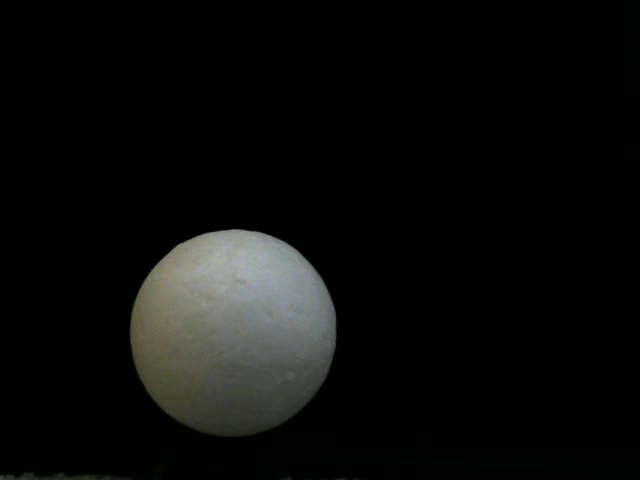
#> input picture frame 197 of output.avi, 640 x 480 px
$ python Q2_A_Part2.py
#> lines starting #> are read from the running program, lines starting #| are printed output that depends on the picture
import cv2
import numpy as np
import random

def compute_SAD(block1, block2):
    return np.sum(np.abs(block1 - block2))

def block_matching(frame1, frame2, block_size, search_radius):
    height, width = frame1.shape
    motion_vectors = np.zeros(((height // block_size), (width // block_size), 2))

    for i in range(0, height, block_size):
        for j in range(0, width, block_size):
            reference_block = frame1[i:i + block_size, j:j + block_size]
            min_SAD = float('inf')
            best_match = (0, 0)

            for dx in range(-search_radius, search_radius + 1):
                for dy in range(-search_radius, search_radius + 1):
                    x_offset = i + dx
                    y_offset = j + dy

                    if 0 <= x_offset <= height - block_size and 0 <= y_offset <= width - block_size:
                        candidate_block = frame2[x_offset:x_offset + block_size, y_offset:y_offset + block_size]
                        sad = compute_SAD(reference_block, candidate_block)
                        if sad < min_SAD:
                            min_SAD = sad
                            best_match = (dx, dy)

            motion_vectors[i // block_size, j // block_size] = best_match

    return motion_vectors

def extract_frames(video_path, random_frame):
#> called with video_path = 'output.avi', random_frame = 197
    cap = cv2.VideoCapture(video_path)
    total_frames = int(cap.get(cv2.CAP_PROP_FRAME_COUNT))

    # Ensure the random frame is such that a next frame exists
    if random_frame >= total_frames - 1:
        random_frame = total_frames - 2

    cap.set(cv2.CAP_PROP_POS_FRAMES, random_frame)
    ret, frame1 = cap.read()
#> frame1 is the input picture: shape (480, 640, 3); mean B, G, R 10.8, 12.7, 11.4
    ret, frame2 = cap.read()
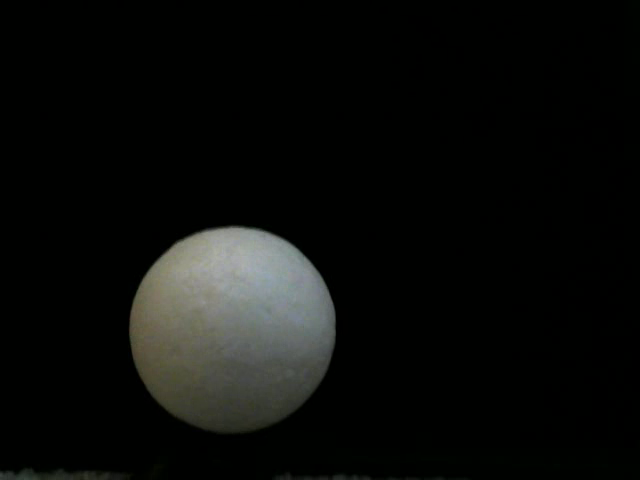
#> input picture frame 198 of output.avi, 640 x 480 px
#> frame2 is the input picture: shape (480, 640, 3); mean B, G, R 10.9, 12.7, 11.5
    cap.release()

    if ret:
        frame1_gray = cv2.cvtColor(frame1, cv2.COLOR_BGR2GRAY)
        frame2_gray = cv2.cvtColor(frame2, cv2.COLOR_BGR2GRAY)
        return frame1_gray, frame2_gray
    else:
        raise Exception("Failed to extract frames")

# Load video and choose a random frame
video_path = 'output.avi'
cap = cv2.VideoCapture(video_path)
total_frames = int(cap.get(cv2.CAP_PROP_FRAME_COUNT))
random_frame = random.randint(0, total_frames - 2)  # Ensuring there is a next frame
frame1, frame2 = extract_frames(video_path, random_frame)

# Set parameters
block_size = 8
search_radius = 4

# Compute motion vectors
motion_vectors = block_matching(frame1, frame2, block_size, search_radius)
print("Motion Vectors:")
print(motion_vectors)
#> (printed output is left out)
import cv2
import numpy as np
import random
import matplotlib.pyplot as plt

def compute_SAD(block1, block2):
    return np.sum(np.abs(block1 - block2))

def block_matching(frame1, frame2, block_size, search_radius):
    height, width = frame1.shape
    motion_vectors = np.zeros(((height // block_size), (width // block_size), 2))

    for i in range(0, height, block_size):
        for j in range(0, width, block_size):
            reference_block = frame1[i:i + block_size, j:j + block_size]
            min_SAD = float('inf')
            best_match = (0, 0)

            for dx in range(-search_radius, search_radius + 1):
                for dy in range(-search_radius, search_radius + 1):
                    x_offset = i + dx
                    y_offset = j + dy

                    if 0 <= x_offset <= height - block_size and 0 <= y_offset <= width - block_size:
                        candidate_block = frame2[x_offset:x_offset + block_size, y_offset:y_offset + block_size]
                        sad = compute_SAD(reference_block, candidate_block)
                        if sad < min_SAD:
                            min_SAD = sad
                            best_match = (dx, dy)

            motion_vectors[i // block_size, j // block_size] = best_match

    return motion_vectors

def extract_frames(video_path, random_frame):
#> called with video_path = 'output.avi', random_frame = 215
    cap = cv2.VideoCapture(video_path)
    total_frames = int(cap.get(cv2.CAP_PROP_FRAME_COUNT))

    if random_frame >= total_frames - 1:
        random_frame = total_frames - 2

    cap.set(cv2.CAP_PROP_POS_FRAMES, random_frame)
    ret, frame1 = cap.read()
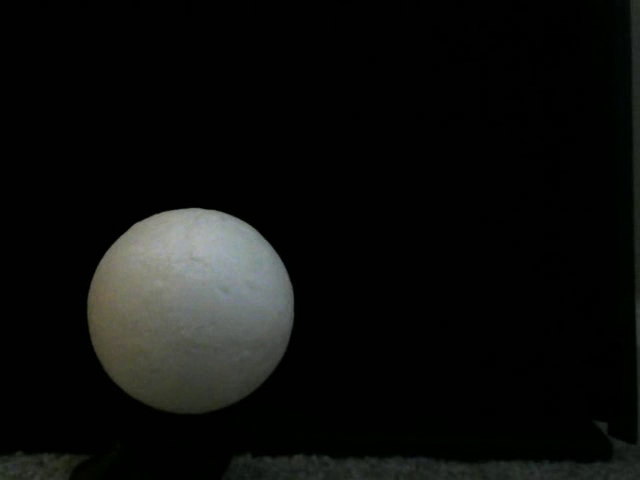
#> input picture frame 215 of output.avi, 640 x 480 px
#> frame1 is the input picture: shape (480, 640, 3); mean B, G, R 12.2, 14.3, 12.7
    ret, frame2 = cap.read()
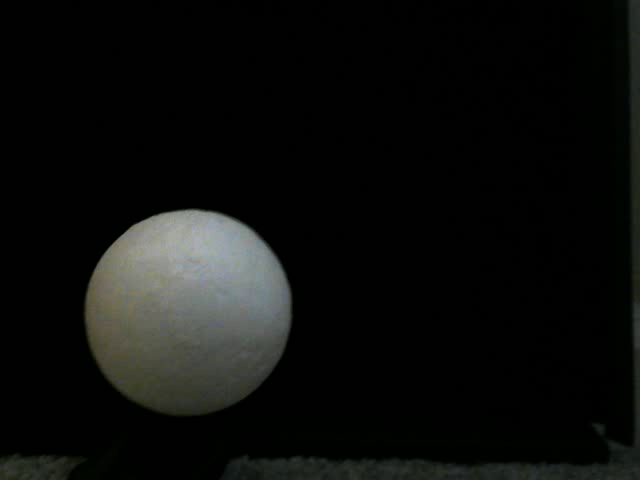
#> input picture frame 216 of output.avi, 640 x 480 px
#> frame2 is the input picture: shape (480, 640, 3); mean B, G, R 12.3, 14.3, 12.8
    cap.release()

    if ret:
        frame1_gray = cv2.cvtColor(frame1, cv2.COLOR_BGR2GRAY)
        frame2_gray = cv2.cvtColor(frame2, cv2.COLOR_BGR2GRAY)
        return frame1_gray, frame2_gray
    else:
        raise Exception("Failed to extract frames")

# Load video and choose a random frame
video_path = 'output.avi'
cap = cv2.VideoCapture(video_path)
total_frames = int(cap.get(cv2.CAP_PROP_FRAME_COUNT))
random_frame = random.randint(0, total_frames - 2)
frame1, frame2 = extract_frames(video_path, random_frame)

# Set parameters
block_size = 8
search_radius = 4

# Compute motion vectors
motion_vectors = block_matching(frame1, frame2, block_size, search_radius)

# Plotting the results
fig, axs = plt.subplots(1, 2, figsize=(10, 5))
axs[0].imshow(frame1, cmap='gray')
axs[0].set_title('Frame 1')
axs[1].imshow(frame2, cmap='gray')
axs[1].set_title('Frame 2')

# Plot motion vectors on Frame 1
for i in range(motion_vectors.shape[0]):
    for j in range(motion_vectors.shape[1]):
        start_point = (j * block_size + block_size // 2, i * block_size + block_size // 2)
        end_point = (start_point[0] + int(motion_vectors[i, j, 0]), start_point[1] + int(motion_vectors[i, j, 1]))
        axs[0].arrow(start_point[0], start_point[1], motion_vectors[i, j, 0], motion_vectors[i, j, 1], head_width=3, head_length=5, fc='red', ec='red')

plt.show()
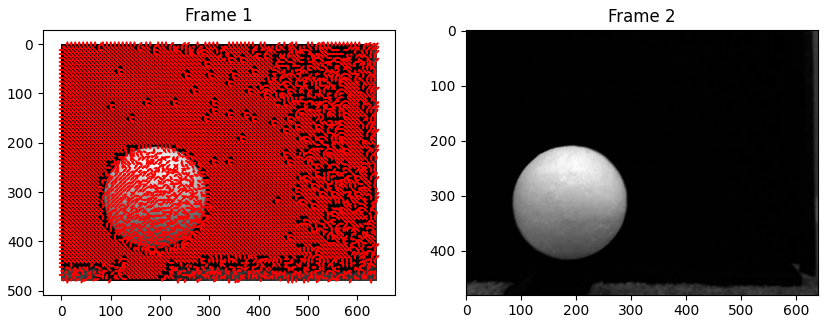
#> figure drawn by matplotlib, 2 panels

$ run again, starting later in the video
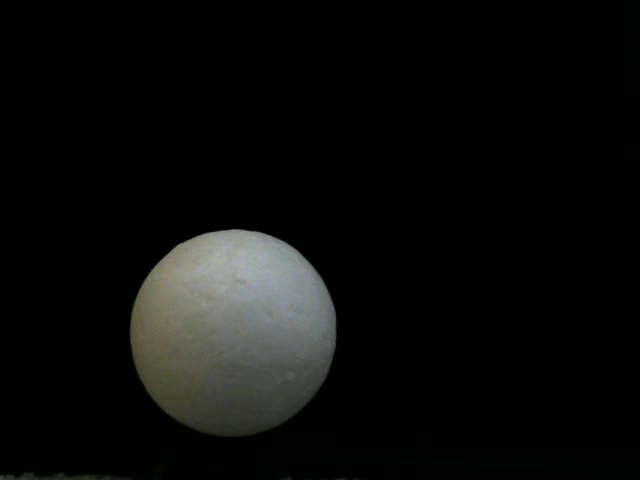
#> input picture frame 197 of output.avi, 640 x 480 px
#> in extract_frames, frame1 is the input picture: shape (480, 640, 3); mean B, G, R 10.8, 12.7, 11.4
#> (printed output is left out)
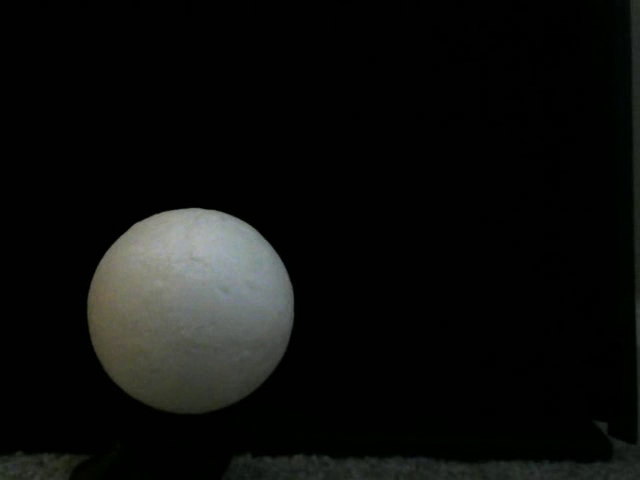
#> input picture frame 215 of output.avi, 640 x 480 px
#> in extract_frames, frame1 is the input picture: shape (480, 640, 3); mean B, G, R 12.2, 14.3, 12.7
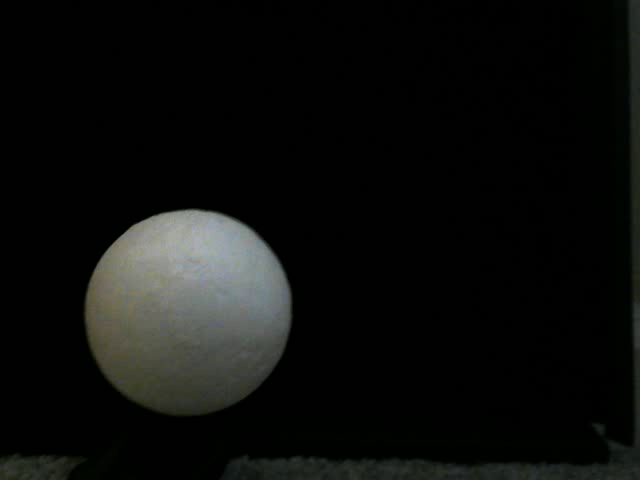
#> input picture frame 216 of output.avi, 640 x 480 px
#> in extract_frames, frame2 is the input picture: shape (480, 640, 3); mean B, G, R 12.3, 14.3, 12.8

$ run again, starting later in the video
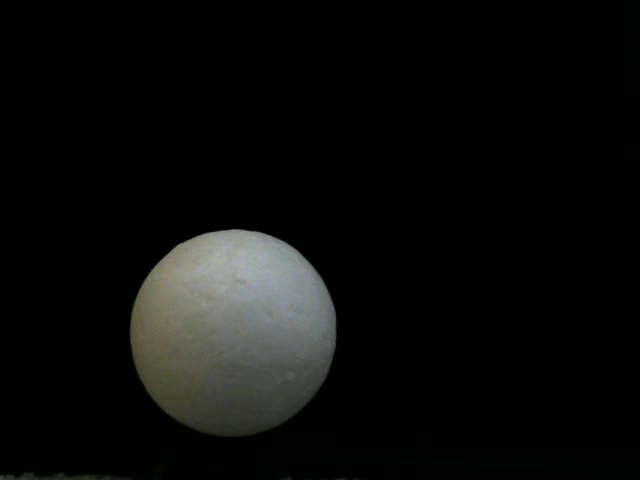
#> input picture frame 197 of output.avi, 640 x 480 px
#> in extract_frames, frame1 is the input picture: shape (480, 640, 3); mean B, G, R 10.8, 12.7, 11.4
#> (printed output is left out)
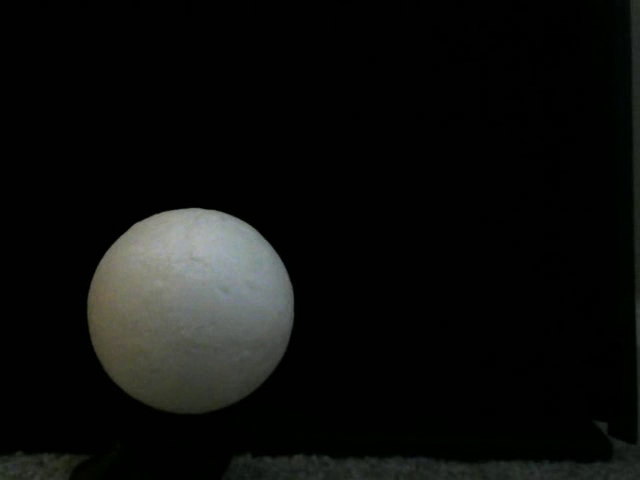
#> input picture frame 215 of output.avi, 640 x 480 px
#> in extract_frames, frame1 is the input picture: shape (480, 640, 3); mean B, G, R 12.2, 14.3, 12.7
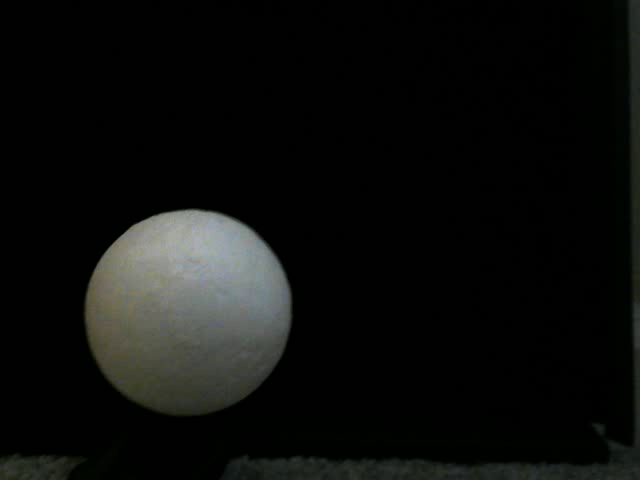
#> input picture frame 216 of output.avi, 640 x 480 px
#> in extract_frames, frame2 is the input picture: shape (480, 640, 3); mean B, G, R 12.3, 14.3, 12.8
